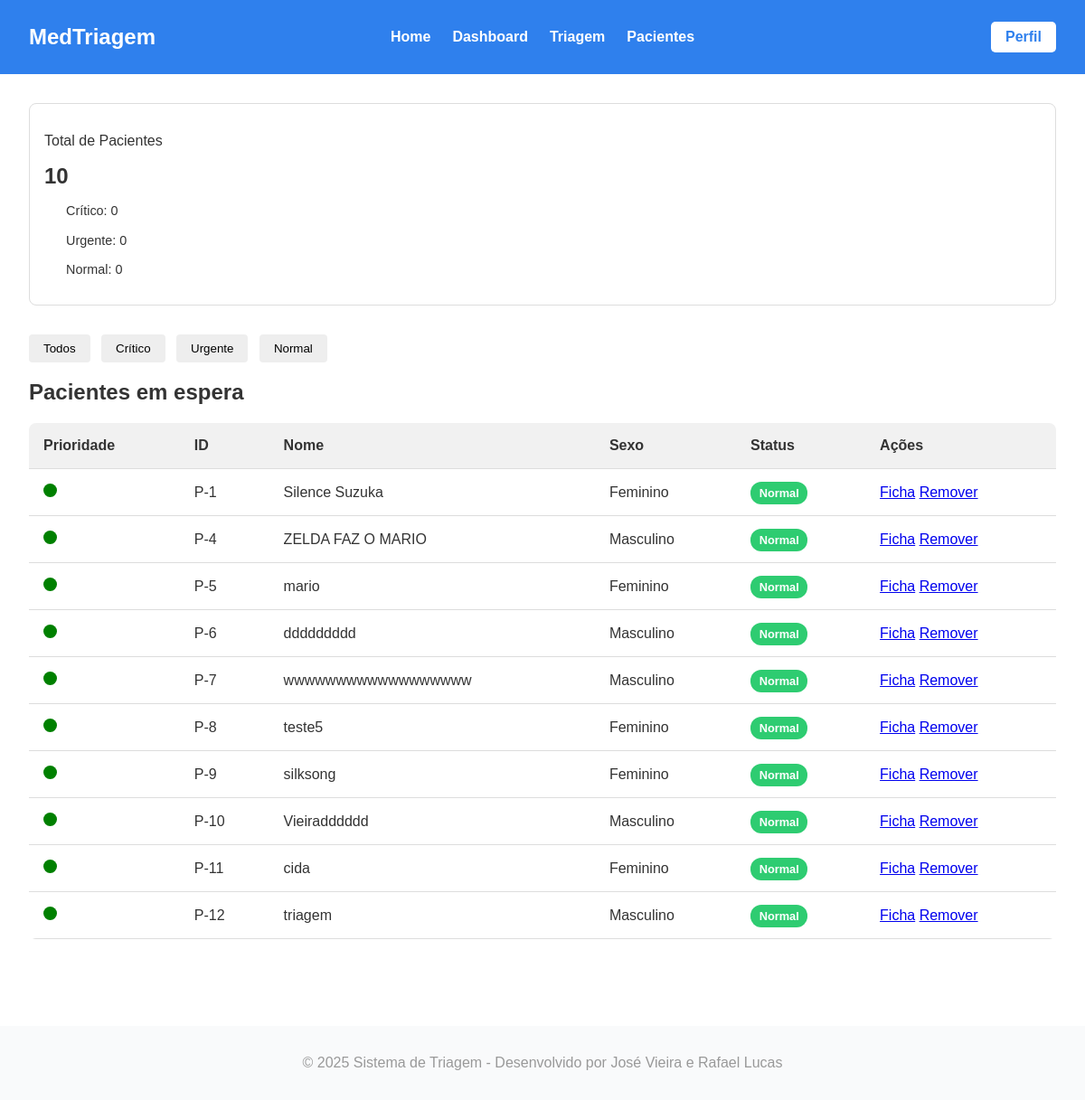
/master/dashboard/ (signed in), run on an earlier commit of the app's database.
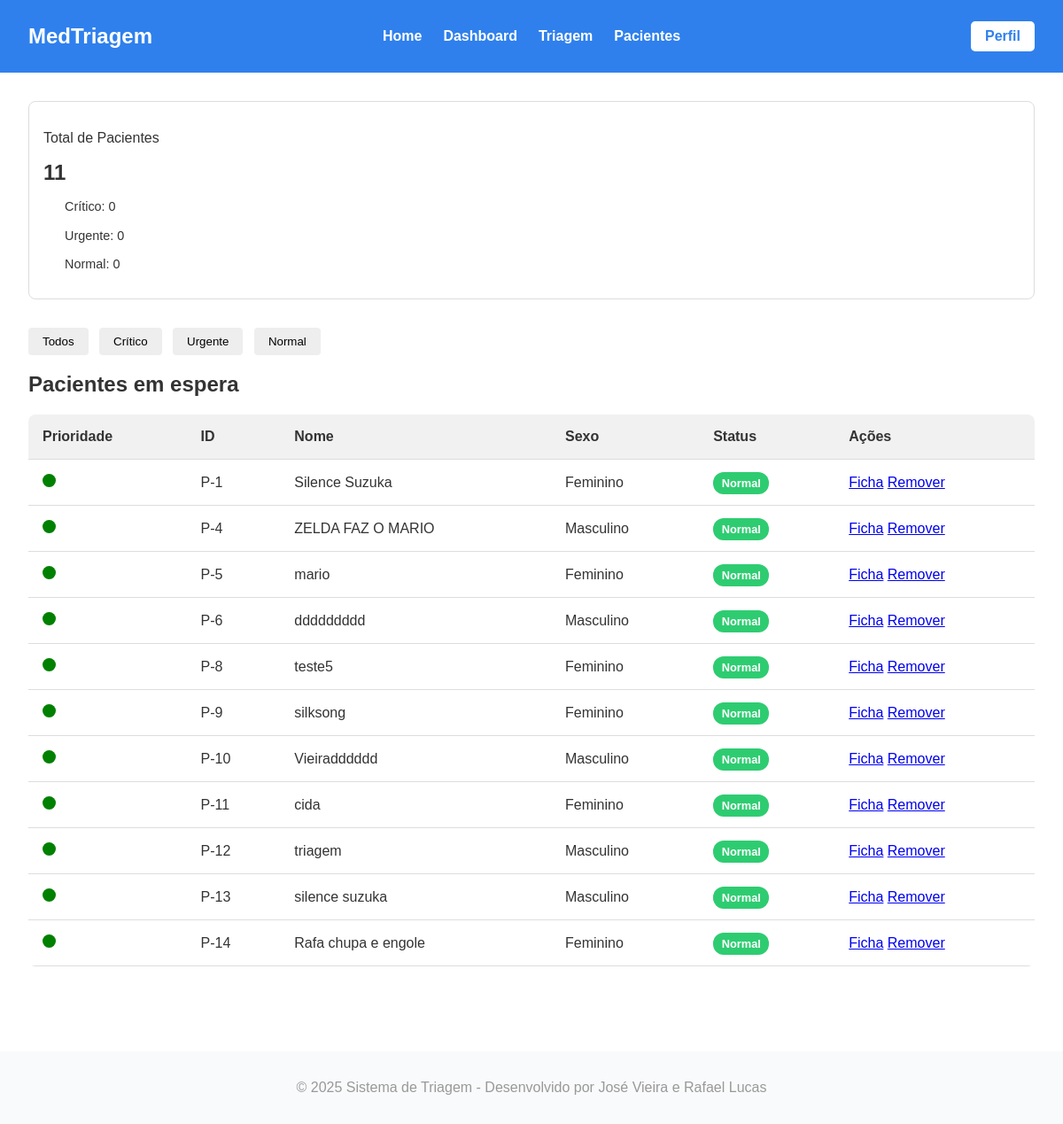
And on a later commit of the database.
### triagem/models.py (models this page shows, shortened)
class Paciente(models.Model):
    Sexualidade = [
        ('Masculino', 'Masculino'),
        ('Feminino', 'Feminino'),
    ]
    Convenios = [
        ('SUS', 'SUS'),
        ('Unimed', 'Unimed'),
        ('Hapvida', 'Hapvida'),
        ('Amil', 'Amil'),
        ('Bradesco Saude', 'Bradesco Saude'),
    ]
    Status = [
        ('Aguardando', 'Aguardando'),
        ('Em atendimento', 'Em atendimento'),
        ('Concluido', 'Concluido'),
    ]
    Sintomas = [
        ('Dor_Toracica', 'Dor Torácica / Aperto no Peito'),
        ('Falta_de_Ar', 'Falta de Ar / Dificuldade para Respirar'),
        ('Alteracao_Neurologica_Grave', 'Alteração de Consciência / Convulsão / Confusão'),
        ('Sangramento_Ativo', 'Sangramento Ativo / Vômito ou Fezes com Sangue'),
        ('Febre', 'Febre / Calafrios'),
        ('Dor_de_Cabeca', 'Dor de Cabeça'),
        ('Tontura_MalEstar', 'Tontura / Fraqueza / Mal-estar Geral'),
        ('Sintomas_Respiratorios_Leves', 'Tosse / Espirros / Dor de Garganta'),
        ('Dor_Abdominal', 'Dor Abdominal / Cólica'),
        ('Sintomas_Gastrointestinais', 'Náusea / Vômito / Diarreia'),
        ('Lesao_Trauma', 'Lesão / Trauma / Queda Recente'),
        ('Dor_Locomotora', 'Dor Muscular / Articular / Lombar'),
        ('Reacao_Alergica_Pele', 'Reação Alérgica / Erupção na Pele / Inchaço'),
        ('Queixa_Urinaria', 'Queixa Urinária (Dor ao urinar / Sangue na urina)'),
        ('Outro', 'Outro'),
    ]
    Risco = [
        ('Vermelho', 'Emergência'),
        ('Laranja', 'Muito Urgente'),
        ('Amarelo', 'Urgente'),
        ('Verde', 'Pouco Urgente'),
        ('Azul', 'Não Urgente'),
    ]
    Profissionais = [
        ('Clinica Medica', 'Clinica Medica'),
        ('Ortopedia', 'Ortopedia'),
        ('Pediatria', 'Pediatria'),
        ('Cardiologia', 'Cardiologia'),
        ('Neurologia', 'Neurologia'),
    ]
    nome = models.CharField(max_length=100)
    data_nascimento = models.DateField(verbose_name="Data de Nascimento")
    sexo = models.CharField(choices=Sexualidade, max_length=50)
    cpf = models.CharField(unique=True, max_length=14)
    convenio = models.CharField(choices=Convenios, max_length=50)
    temperatura = models.FloatField(max_length=3)
    pressao_sistolica = models.CharField(max_length=3) # Valor maior
    pressao_diastolica = models.CharField(max_length=3) # Valor menor
    pulso = models.CharField(max_length=3)
    frequenciaRespiratoria = models.CharField(max_length=3)
    saturacao = models.CharField(max_length=3)
    glicemia = models.CharField(max_length=3)
    dor = models.IntegerField(validators=[MinValueValidator(0), MaxValueValidator(10)])
    queixa = models.CharField(max_length=1000)
    inicio_sintomas = models.DateField()
    sintomas_associados = models.CharField(choices=Sintomas, max_length=50)
    observacoes = models.CharField(blank=True, null=True, max_length=1000)
    classificacao = models.CharField(choices=Risco, max_length=50,blank=True, null=True)
    justificativa = models.CharField(blank=True, null=True)
    encaminhamento = models.CharField(choices=Profissionais, max_length=50,blank=True, null=True)
    status = models.CharField(max_length=20, choices=Status, default='Aguardando',blank=True, null=True)
    hora_chegada = models.DateTimeField(default=timezone.now, blank=True)
    hora_inicio_atendimento = models.DateTimeField(null=True, blank=True)
    hora_fim_atendimento = models.DateTimeField(null=True, blank=True)
    atendente = models.ForeignKey(settings.AUTH_USER_MODEL, on_delete=models.PROTECT, related_name='pacientes_criados')
    medico_responsavel = models.ForeignKey(settings.AUTH_USER_MODEL, on_delete=models.SET_NULL, related_name='pacientes_atendidos', null=True, blank=True)

### triagem/views.py (the view)
# urls.py: path('dashboard/', dashboard_view, name='dashboard'),
@login_required
def dashboard_view(request):
    pacientes = Paciente.objects.all()
    status_contagem = Counter(p.status for p in pacientes)
    return render(request, 'site/dashboard.html', {
        'pacientes': pacientes,
        'status_contagem': status_contagem
    })

### triagem/templates/site/dashboard.html (shortened to what this page needs)
{% load static %}
<!DOCTYPE html>
<html lang="pt-br">
<head>
    <link rel="stylesheet" href="{% static 'front/css/base.css' %}?v=2">
    <link rel="stylesheet" href="{% static 'front/css/dashboard.css' %}?v=2">
</head>
<body>
    <header>
        <h1><a href="{% url 'hosp:index' %}">MedTriagem</a></h1>
        <nav class="menu-links">
            <a href="{% url 'hosp:index' %}" ><p>Home</p></a>
            <a href="{% url 'hosp:dashboard' %}" ><p>Dashboard</p></a>
            {% if user.tipo_usuario != 'MEDICO' %}
                <a href="{% url 'hosp:criar' %}" ><p>Triagem</p></a>
            {% endif %}
            <a href="{% url 'hosp:listar' %}" ><p>Pacientes</p></a>
        </nav>
         <div class="entrar">
            <a href="{% url 'hosp:perfil' %}" class="btn-entrar">Perfil</a>
        </div>
    </header>
    <main class="dashboard-container">
        <section class="cards">
            <div class="card">
                <p>Total de Pacientes</p>
                <h2>{{ pacientes|length }}</h2></h2>
                <div class="prioridades">
                    <p><span class="dot red"></span> Crítico: {{ status_contagem.Crítico|default:0 }}</p>
                    <p><span class="dot yellow"></span> Urgente: {{ status_contagem.Urgente|default:0 }}</p>
                    <p><span class="dot green"></span> Normal: {{ status_contagem.Normal|default:0 }}</p>
                </div>
            </div>
        </section>
        <div class="filtros">
            <button class="filtro-btn ativo">Todos</button>
            <button class="filtro-btn">Crítico</button>
            <button class="filtro-btn">Urgente</button>
            <button class="filtro-btn">Normal</button>
        </div>
        <section class="table-section">
            <h2>Pacientes em espera</h2>
            <table>
                <thead>
                    <tr>
                        <th>Prioridade</th>
                        <th>ID</th>
                        <th>Nome</th>
                        <th>Sexo</th>
                        <th>Status</th>
                        <th>Ações</th>
                    </tr>
                </thead>
                <tbody>
                    {% for paciente in pacientes %}
                    <tr>
                        <td>
                            {% if paciente.prioridade|lower == "critico" %}
                                <span class="dot critico"></span>
                            {% elif paciente.prioridade|lower == "urgente" %}
                                <span class="dot urgente"></span>
                            {% else %}
                                <span class="dot normal"></span>
                            {% endif %}
                        </td>
                        <td>P-{{ paciente.id }}</td>
                        <td>{{ paciente.nome }}</td>
                        <td>{{ paciente.sexo }}</td>
                        <td>
                           {% if paciente.prioridade|lower == "critico" %}
                                <span class="status-tag critico">Crítico</span>
                            {% elif paciente.prioridade|lower == "urgente" %}
                                <span class="status-tag urgente">Urgente</span>
                            {% else %}
                                <span class="status-tag normal">Normal</span>
                            {% endif %}
                        </td>
                        <td>
                            <a href="{% url 'hosp:mostrar' paciente.id %}">Ficha</a>
                            <a href="{% url 'hosp:deletar' paciente.id %}" onclick="return confirm('Tem certeza disso?')">Remover</a>
                        </td>
                    </tr>
                    {% endfor %}
                </tbody>
            </table>
        </section>
    </main>
    <footer>
        <p>© 2025 Sistema de Triagem - Desenvolvido por José Vieira e Rafael Lucas</p>
    </footer>
</body>
</html>

What changed in the data, as far as the page shows it:
removed Paciente: id "7", nome "wwwwwwwwwwwwwwwwww", sexo "Masculino"
added Paciente: id "13", nome "silence suzuka", sexo "Masculino"
added Paciente: id "14", nome "Rafa chupa e engole", sexo "Feminino"
Also different on the page:
{{ pacientes|length }}: "10" → "11"
